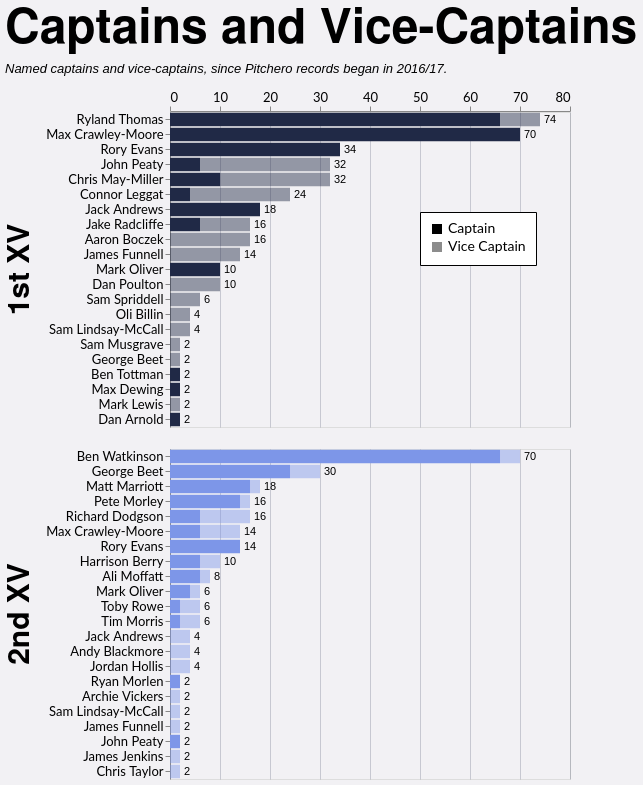

Specify this chart in Vega-Lite:
### Vega-Lite specification from a JSON file in a GitHub repository (floating-point values rounded to 4 significant figures; data arrays with more than 128 entries replaced by an {"elided": "..."} marker saying what was removed)
{"config": {"axis": {"labelFont": "Lato, sans-serif", "titleFont": "PT Sans Narrow, Helvetica Neue, Helvetica, Arial, sans-serif", "labelFontSize": 13, "titleFontSize": 24, "gridColor": "#202947", "gridOpacity": 0.2}, "header": {"labelFont": "PT Sans Narrow, Helvetica Neue, Helvetica, Arial, sans-serif", "titleFont": "PT Sans Narrow, Helvetica Neue, Helvetica, Arial, sans-serif", "labelFontSize": 24, "titleFontSize": 28, "labelFontWeight": "bold", "orient": "left"}, "legend": {"labelFont": "Lato, sans-serif", "titleFont": "PT Sans Narrow, Helvetica Neue, Helvetica, Arial, sans-serif", "labelFontSize": 14, "titleFontSize": 16, "titlePadding": 5, "fillColor": "white", "strokeColor": "black", "padding": 10, "titleFontWeight": "lighter", "titleFontStyle": "italic", "titleColor": "gray", "offset": 10}, "title": {"font": "PT Sans Narrow, Helvetica Neue, Helvetica, Arial, sans-serif", "fontSize": 48, "fontWeight": "bold", "anchor": "start", "align": "center", "titlePadding": 20, "subtitlePadding": 10, "subtitleFontSize": 13, "subtitleColor": "", "subtitleFontStyle": "italic", "offset": 15, "color": "black"}, "axisX": {"labelAngle": 0}, "facet": {"title": null, "header": null, "align": {"row": "each", "column": "each"}}, "resolve": {"scale": {"y": "independent", "facet": "independent"}}, "background": "#f2f1f4"}, "data": {"name": "data-2012a7adbce5935a3eda60073bac6756"}, "facet": {"row": {"field": "squad", "header": {"labelExpr": "datum.value + ' XV'", "labelFontSize": 30, "title": null}, "sort": ["1st", "2nd"], "title": null, "type": "nominal"}}, "spec": {"layer": [{"mark": {"type": "bar"}, "encoding": {"color": {"field": "squad", "legend": null, "scale": {"domain": ["1st", "2nd"], "range": ["#202946", "#7d96e8"]}, "sort": ["1st", "2nd"], "type": "nominal"}, "opacity": {"field": "role", "legend": {"legendX": 250, "legendY": 100, "orient": "none", "title": null}, "scale": {"domain": ["Captain", "Vice Captain"], "range": [1.0, 0.45]}, "sort": ["Captain", "Vice Captain"], "type": "nominal"}, "order": {"field": "stack_order", "sort": "ascending", "type": "quantitative"}, "tooltip": [{"field": "player", "title": "Player", "type": "nominal"}, {"field": "squad", "title": "Squad", "type": "nominal"}, {"field": "role", "title": "Role", "type": "nominal"}, {"field": "games_agg", "title": "Games", "type": "quantitative"}], "x": {"axis": {"orient": "top", "title": null}, "field": "x0", "type": "quantitative"}, "x2": {"field": "x2"}, "y": {"field": "player", "sort": {"field": "sort_total", "order": "descending"}, "title": null, "type": "nominal"}}, "transform": [{"aggregate": [{"op": "sum", "field": "games", "as": "games_agg"}, {"op": "max", "field": "sort_total", "as": "sort_total"}], "groupby": ["player", "squad", "role", "stack_order"]}, {"window": [{"op": "sum", "field": "games_agg", "as": "x2"}], "frame": [null, 0], "groupby": ["player", "squad"], "sort": [{"field": "stack_order", "order": "ascending"}]}, {"calculate": "datum.x2 - datum.games_agg", "as": "x0"}]}, {"mark": {"type": "text", "align": "left", "baseline": "middle", "color": "black", "dx": 4, "fontSize": 11}, "encoding": {"text": {"field": "total_games", "format": ".0f", "type": "quantitative"}, "x": {"axis": {"orient": "top", "title": null}, "field": "total_games", "type": "quantitative"}, "y": {"field": "player", "sort": {"field": "sort_total", "order": "descending"}, "title": null, "type": "nominal"}}, "transform": [{"aggregate": [{"op": "sum", "field": "games", "as": "total_games"}, {"op": "max", "field": "sort_total", "as": "sort_total"}], "groupby": ["player", "squad"]}]}], "height": {"step": 15}, "width": 400}, "resolve": {"scale": {"y": "independent"}}, "title": {"text": "Captains and Vice-Captains", "subtitle": "Named captains and vice-captains, since Pitchero records began in 2016/17."}, "$schema": "https://vega.github.io/schema/vega-lite/v5.20.1.json", "datasets": {"data-2012a7adbce5935a3eda60073bac6756": {"elided": "199 records"}}}
